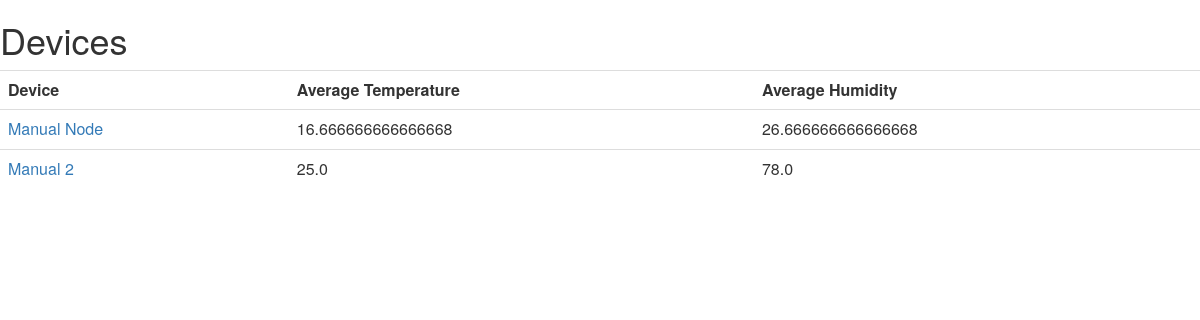
/, run on an earlier commit of the app's database.
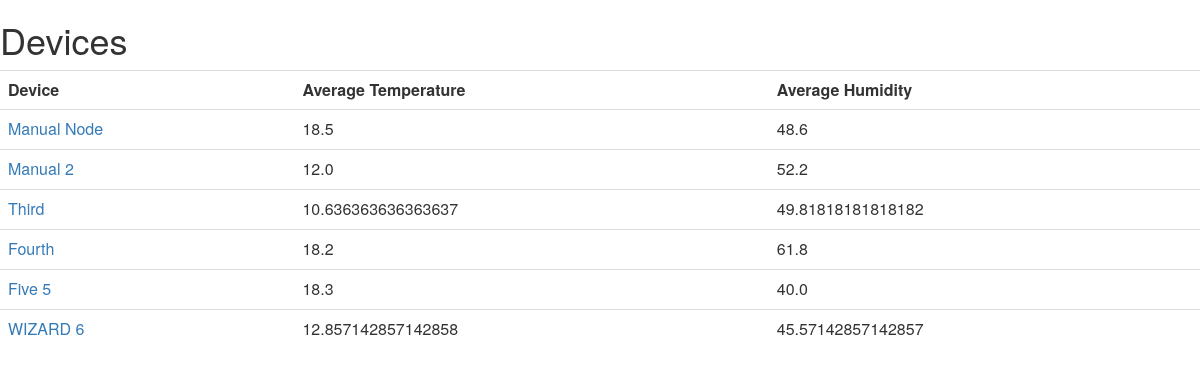
And on a later commit of the database.
### tables this page shows
CREATE TABLE nodes(id INTEGER PRIMARY KEY AUTOINCREMENT, name TEXT);

### app.py (the view)
@app.route("/")
def main():
    conn=sqlite3.connect('sensors.db')
    conn.row_factory = dict_factory
    c=conn.cursor()
    c.execute("""SELECT nodes.name, avg(e.temperature) as avgtemp,
		avg(e.humidity) as avghum FROM nodes, readings e
		WHERE e.nodeid=nodes.id GROUP BY e.nodeid;""")
    nodes = c.fetchall()
    return render_template('home.html', nodes = nodes)

### app.py (called while the page is built)
def dict_factory(cursor, row):
    d = {}
    for idx, col in enumerate(cursor.description):
        d[col[0]] = row[idx]
    return d

### templates/home.html
{% extends "main.html" %}
{% block content %}
<h1>Devices</h1>
<table class="table table-hover">
	<tr>
        <th>Device</th>
	<th>Average Temperature</th>
	<th>Average Humidity</th>
        </tr>
        {% for entry in nodes %}
		<tr>
                <td><a href="/devices/{{entry.name}}">{{entry.name}}</a></td>
		<td>{{entry.avgtemp}}</td>
		<td>{{entry.avghum}}</td>
                </tr>
        {%endfor%}
</table>
{% endblock %}

What changed in the data, as far as the page shows it:
computed for nodes "Manual Node": avgtemp "16.666666666666668" → "18.5"; avghum "26.666666666666668" → "48.6"
computed for nodes "Manual 2": avgtemp "25.0" → "12.0"; avghum "78.0" → "52.2"
now on this page (row unchanged): nodes: name "Third", avgtemp "10.636363636363637", avghum "49.81818181818182"
now on this page (row unchanged): nodes: name "Fourth", avgtemp "18.2", avghum "61.8"
added nodes: name "Five 5", avgtemp "18.3", avghum "40.0"
added nodes: name "WIZARD 6", avgtemp "12.857142857142858", avghum "45.57142857142857"
